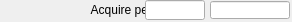
   <widget class="caFrame" name="caFrame_6">
    <property name="geometry">
     <rect>
      <x>380</x>
      <y>260</y>
      <width>292</width>
      <height>22</height>
     </rect>
    </property>
    <widget class="caLabel" name="caLabel_18">
     <property name="geometry">
      <rect>
       <x>0</x>
       <y>0</y>
       <width>168</width>
       <height>20</height>
      </rect>
     </property>
     <property name="frameShape">
      <enum>QFrame::NoFrame</enum>
     </property>
     <property name="text">
      <string>Acquire period</string>
     </property>
     <property name="alignment">
      <set>Qt::AlignAbsolute|Qt::AlignRight|Qt::AlignTrailing|Qt::AlignVCenter</set>
     </property>
     <property name="fontScaleMode">
      <enum>ESimpleLabel::WidthAndHeight</enum>
     </property>
     <property name="foreground">
      <color>
       <red>0</red>
       <green>0</green>
       <blue>0</blue>
      </color>
     </property>
     <property name="background">
      <color alpha="0">
       <red>0</red>
       <green>0</green>
       <blue>0</blue>
      </color>
     </property>
    </widget>
    <widget class="caTextEntry" name="caTextEntry_3">
     <property name="geometry">
      <rect>
       <x>145</x>
       <y>0</y>
       <width>60</width>
       <height>20</height>
      </rect>
     </property>
     <property name="channel" stdset="0">
      <string>$(P)$(R)AcquirePeriod</string>
     </property>
     <property name="foreground">
      <color>
       <red>0</red>
       <green>0</green>
       <blue>0</blue>
      </color>
     </property>
     <property name="background">
      <color>
       <red>115</red>
       <green>223</green>
       <blue>255</blue>
      </color>
     </property>
     <property name="colorMode">
      <enum>caLineEdit::Static</enum>
     </property>
     <property name="precisionMode">
      <enum>caLineEdit::Channel</enum>
     </property>
     <property name="limitsMode">
      <enum>caLineEdit::Channel</enum>
     </property>
     <property name="maxValue">
      <double>1.000000000000000</double>
     </property>
     <property name="minValue">
      <double>0.000000000000000</double>
     </property>
     <property name="fontScaleMode">
      <enum>caLineEdit::WidthAndHeight</enum>
     </property>
     <property name="formatType">
      <enum>caLineEdit::decimal</enum>
     </property>
    </widget>
    <widget class="caLineEdit" name="caLineEdit_7">
     <property name="geometry">
      <rect>
       <x>210</x>
       <y>1</y>
       <width>80</width>
       <height>18</height>
      </rect>
     </property>
     <property name="alignment">
      <set>Qt::AlignAbsolute|Qt::AlignLeading|Qt::AlignLeft|Qt::AlignVCenter</set>
     </property>
     <property name="channel" stdset="0">
      <string>$(P)$(R)AcquirePeriod_RBV</string>
     </property>
     <property name="foreground">
      <color>
       <red>10</red>
       <green>0</green>
       <blue>184</blue>
      </color>
     </property>
     <property name="background">
      <color>
       <red>187</red>
       <green>187</green>
       <blue>187</blue>
      </color>
     </property>
     <property name="colorMode">
      <enum>caLineEdit::Static</enum>
     </property>
     <property name="precisionMode">
      <enum>caLineEdit::Channel</enum>
     </property>
     <property name="limitsMode">
      <enum>caLineEdit::Channel</enum>
     </property>
     <property name="maxValue">
      <double>1.000000000000000</double>
     </property>
     <property name="minValue">
      <double>0.000000000000000</double>
     </property>
     <property name="fontScaleMode">
      <enum>caLineEdit::WidthAndHeight</enum>
     </property>
     <property name="formatType">
      <enum>caLineEdit::decimal</enum>
     </property>
    </widget>
   </widget>
